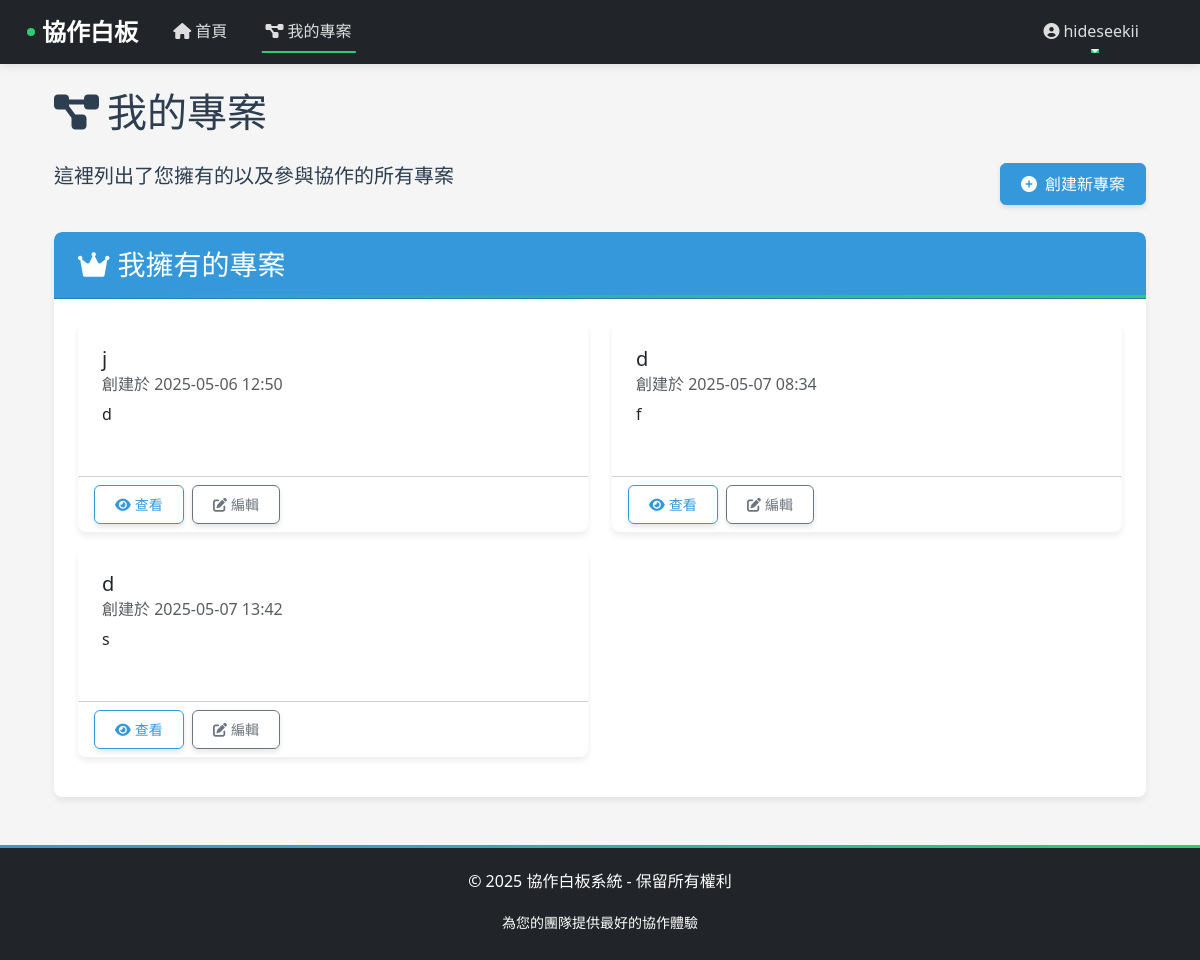
The page /projects/ (signed in) on the database as committed earlier.
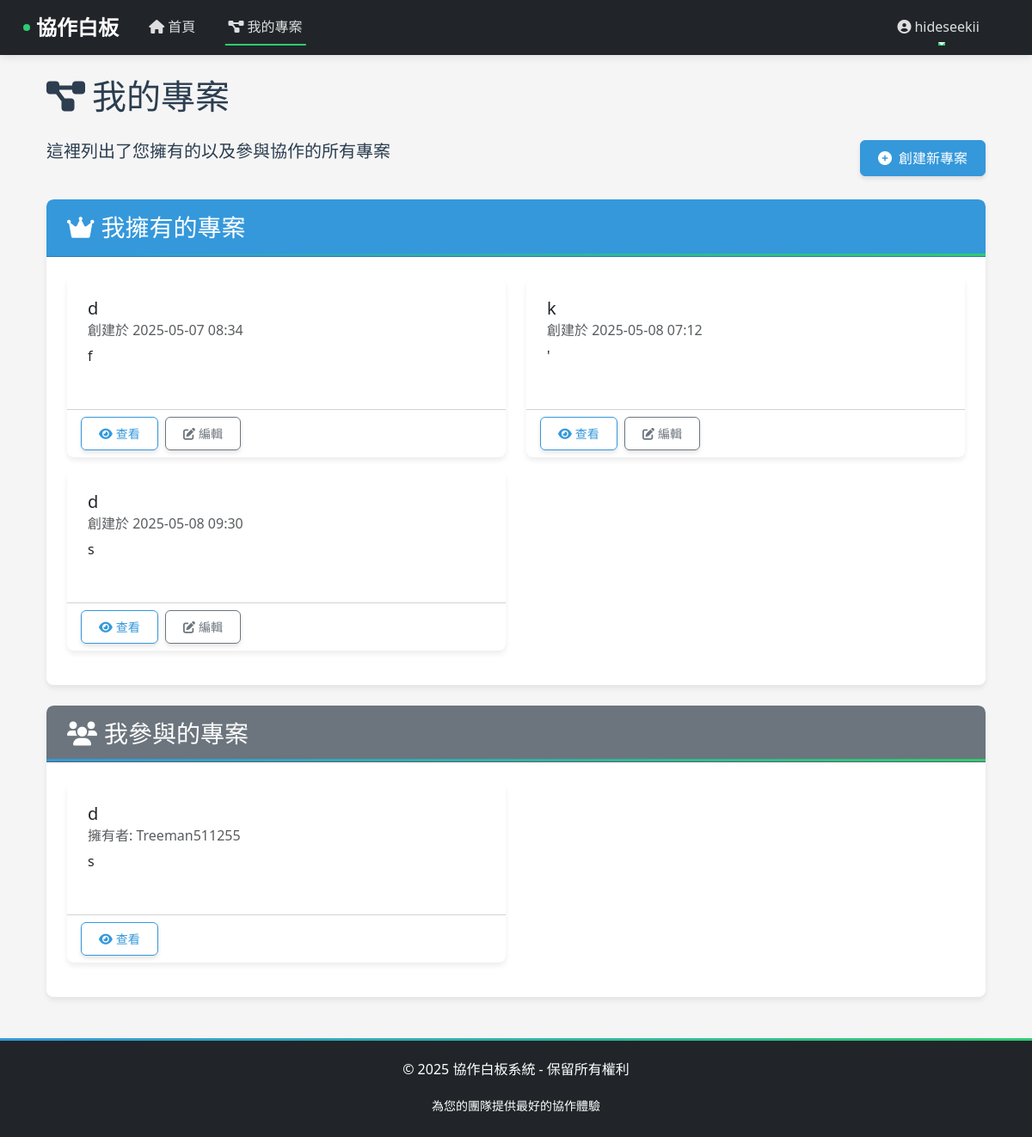
The same page on the database as committed later.
### projects/models.py (models this page shows, shortened)
class Project(models.Model):
    name = models.CharField("專案名稱", max_length=100)
    description = models.TextField("專案描述", blank=True)
    owner = models.ForeignKey(
        User,
        related_name='owned_projects',
        on_delete=models.CASCADE
    )
    collaborators = models.ManyToManyField(
        User,
        through='ProjectCollaborator',
        related_name='projects'
    )
    created_at = models.DateTimeField(auto_now_add=True)
    updated_at = models.DateTimeField(auto_now=True)

### projects/views.py (the view)
# urls.py: path('', views.project_list, name='list'),
@login_required
def project_list(request):
    owned_projects = Project.objects.filter(owner=request.user)
    collaborated_projects = Project.objects.filter(collaborators=request.user).exclude(owner=request.user)
    context = {
        'owned_projects': owned_projects,
        'collaborated_projects': collaborated_projects,
    }
    return render(request, 'projects/project_list.html', context)

### templates/projects/project_list.html (shortened to what this page needs)
{% extends 'base.html' %}
{% load static %}
{% block content %}
<div class="container">
    <h1 class="mb-4"><i class="fas fa-project-diagram me-2"></i>我的專案</h1>
    <div class="d-flex justify-content-between align-items-center mb-4">
        <p class="lead">這裡列出了您擁有的以及參與協作的所有專案</p>
        <a href="{% url 'projects:create' %}" class="btn btn-primary">
            <i class="fas fa-plus-circle me-2"></i>創建新專案
        </a>
    </div>
    {% if owned_projects %}
    <div class="card mb-4">
        <div class="card-header bg-primary text-white">
            <h3 class="card-title mb-0"><i class="fas fa-crown me-2"></i>我擁有的專案</h3>
        </div>
        <div class="card-body">
            <div class="row">
                {% for project in owned_projects %}
                <div class="col-md-6 mb-3">
                    <div class="card h-100">
                        <div class="card-body">
                            <h5 class="card-title">{{ project.name }}</h5>
                            <h6 class="card-subtitle mb-2 text-muted">創建於 {{ project.created_at|date:"Y-m-d H:i" }}</h6>
                            <p class="card-text">{{ project.description|truncatechars:100 }}</p>
                        </div>
                        <div class="card-footer bg-transparent">
                            <a href="{% url 'projects:detail' project.pk %}" class="btn btn-sm btn-outline-primary">
                                <i class="fas fa-eye me-1"></i>查看
                            </a>
                            <a href="{% url 'projects:edit' project.pk %}" class="btn btn-sm btn-outline-secondary ms-1">
                                <i class="fas fa-edit me-1"></i>編輯
                            </a>
                        </div>
                    </div>
                </div>
                {% endfor %}
            </div>
        </div>
    </div>
    {% endif %}
    {% if collaborated_projects %}
    <div class="card">
        <div class="card-header bg-secondary text-white">
            <h3 class="card-title mb-0"><i class="fas fa-users me-2"></i>我參與的專案</h3>
        </div>
        <div class="card-body">
            <div class="row">
                {% for project in collaborated_projects %}
                <div class="col-md-6 mb-3">
                    <div class="card h-100">
                        <div class="card-body">
                            <h5 class="card-title">{{ project.name }}</h5>
                            <h6 class="card-subtitle mb-2 text-muted">
                                擁有者: {{ project.owner.username }}
                            </h6>
                            <p class="card-text">{{ project.description|truncatechars:100 }}</p>
                        </div>
                        <div class="card-footer bg-transparent">
                            <a href="{% url 'projects:detail' project.pk %}" class="btn btn-sm btn-outline-primary">
                                <i class="fas fa-eye me-1"></i>查看
                            </a>
                        </div>
                    </div>
                </div>
                {% endfor %}
            </div>
        </div>
    </div>
    {% endif %}
</div>
{% endblock %}

### templates/base.html (shortened to what this page needs)
{% load static %}
<!DOCTYPE html>
<html lang="zh-Hant">
<head>
    <link href="https://cdn.jsdelivr.net/npm/bootstrap@5.3.0/dist/css/bootstrap.min.css" rel="stylesheet">
    <link rel="stylesheet" href="https://cdnjs.cloudflare.com/ajax/libs/font-awesome/6.0.0/css/all.min.css">
    <link rel="stylesheet" href="{% static 'css/whiteboard_custom.css' %}">
</head>
<body>
    <nav class="navbar navbar-expand-lg navbar-dark bg-dark">
        <div class="container">
            <a class="navbar-brand" href="{% url 'users:home' %}">協作白板</a>
            <div class="collapse navbar-collapse" id="navbarNav">
                <ul class="navbar-nav me-auto">
                    <li class="nav-item">
                        <a class="nav-link {% if request.path == '/' %}active{% endif %}" href="{% url 'users:home' %}">
                            <i class="fas fa-home me-1"></i>首頁
                        </a>
                    </li>
                    {% if user.is_authenticated %}
                    <li class="nav-item">
                        <a class="nav-link {% if '/projects/' in request.path %}active{% endif %}" href="{% url 'projects:list' %}">
                            <i class="fas fa-project-diagram me-1"></i>我的專案
                        </a>
                    </li>
                    {% endif %}
                </ul>
                <ul class="navbar-nav">
                    {% if user.is_authenticated %}
                        <li class="nav-item dropdown">
                            <a class="nav-link dropdown-toggle" href="#" id="userDropdown" role="button" data-bs-toggle="dropdown" aria-expanded="false">
                                <i class="fas fa-user-circle me-1"></i>{{ user.username }}
                            </a>
                        </li>
                    {% endif %}
                </ul>
            </div>
        </div>
    </nav>
    <main class="container mt-4 fade-in">
        {% block content %}{% endblock %}
    </main>
    <footer class="text-center py-4 mt-5 bg-dark text-white">
        <div class="container">
            <p>&copy; {% now "Y" %} 協作白板系統 - 保留所有權利</p>
            <p class="mb-0"><small>為您的團隊提供最好的協作體驗</small></p>
        </div>
    </footer>
</body>
</html>

### static/css/whiteboard_custom.css (style rules this page uses)
:root { --primary-color: #3498db; --primary-dark: #2980b9; --secondary-color: #2ecc71; --secondary-dark: #27ae60; --accent-color: #f39c12; --light-gray: #f8f9fa; --medium-gray: #e9ecef; --dark-gray: #343a40; --danger-color: #e74c3c; --text-color: #2c3e50; }
body { font-family: 'Noto Sans TC', 'Segoe UI', Tahoma, Geneva, Verdana, sans-serif; color: var(--text-color); background-color: #f5f5f5; line-height: 1.6; }
.navbar { box-shadow: 0 2px 10px rgba(0, 0, 0, 0.1); }
.navbar-brand { font-weight: 700; font-size: 1.5rem; color: white; position: relative; }
.navbar-brand:before { content: ''; position: absolute; width: 8px; height: 8px; background-color: var(--secondary-color); border-radius: 50%; left: -15px; top: 50%; transform: translateY(-50%); }
.navbar-dark .navbar-nav .nav-link { color: rgba(255, 255, 255, 0.85); font-weight: 500; transition: color 0.2s; padding: 0.5rem 1rem; margin: 0 0.2rem; position: relative; }
.navbar-dark .navbar-nav .nav-link:after { content: ''; position: absolute; width: 0; height: 2px; background-color: var(--secondary-color); bottom: 0; left: 50%; transform: translateX(-50%); transition: width 0.3s; }
.navbar-dark .navbar-nav .nav-link:hover:after, .navbar-dark .navbar-nav .nav-link.active:after { width: 80%; }
.card { border: none; border-radius: 8px; box-shadow: 0 4px 6px rgba(0, 0, 0, 0.07); transition: transform 0.2s, box-shadow 0.2s; margin-bottom: 1.5rem; overflow: hidden; }
.card-header { border-radius: 8px 8px 0 0 !important; font-weight: 600; padding: 1rem 1.5rem; position: relative; }
.card-header:after { content: ''; position: absolute; bottom: 0; left: 0; width: 100%; height: 3px; background: linear-gradient(to right, var(--primary-color), var(--secondary-color)); }
.card-body { padding: 1.5rem; }
.bg-primary { background-color: var(--primary-color) !important; }
.btn { font-weight: 500; border-radius: 6px; padding: 0.5rem 1.25rem; transition: all 0.2s; box-shadow: 0 3px 5px rgba(0, 0, 0, 0.1); position: relative; overflow: hidden; }
.btn:before { content: ''; position: absolute; top: 0; left: -100%; width: 100%; height: 100%; background: linear-gradient( 90deg, rgba(255, 255, 255, 0) 0%, rgba(255, 255, 255, 0.2) 50%, rgba(255, 255, 255, 0) 100% ); transition: left 0.5s; }
.btn-primary { background-color: var(--primary-color); border-color: var(--primary-color); }
.btn-outline-primary { color: var(--primary-color); border-color: var(--primary-color); }
footer { background-color: var(--dark-gray); color: #f8f9fa; padding: 2rem 0; margin-top: 3rem; position: relative; overflow: hidden; }
footer:before { content: ''; position: absolute; top: 0; left: 0; width: 100%; height: 3px; background: linear-gradient(to right, var(--primary-color), var(--secondary-color)); }
footer .container { position: relative; z-index: 1; }
.fade-in { animation: fadeIn 0.5s ease-out; }

Rows that differ between the two databases and show on the page:
removed Project: name "j", created_at "2025-05-06 12:50", description "d", shown under "我擁有的專案"
removed Project: name "d", created_at "2025-05-07 13:42", description "s", shown under "我擁有的專案"
added Project: name "k", created_at "2025-05-08 07:12", description "'", shown under "我擁有的專案"
added Project: name "d", created_at "2025-05-08 09:30", description "s", shown under "我擁有的專案"
added Project: name "d", owner.username "Treeman511255", description "s", shown under "我參與的專案"
Other text that changed with them:
text now shown: "我參與的專案"
